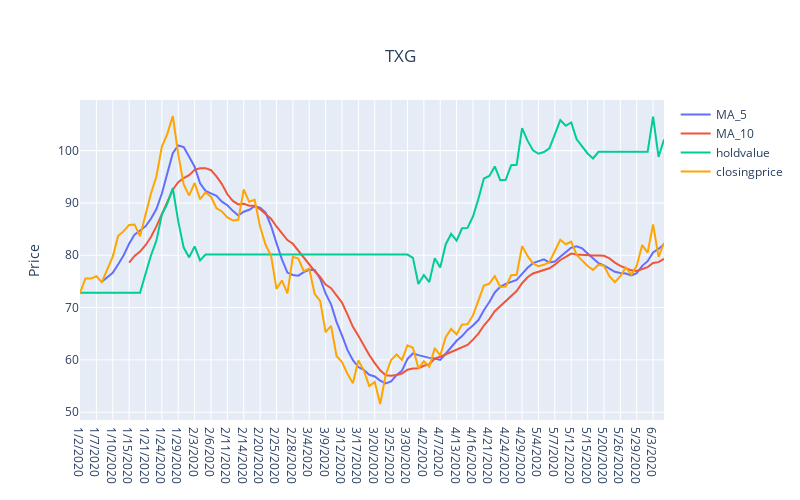

Source (notebook cell):
### Markdown cell above
Plot of hold value for MA5-MA10 trading strategy

### Code cell
ma_fast = 5
ma_slow = 10
SMA_5 = price.rolling(window = ma_fast).mean()
SMA_10 = price.rolling(window = ma_slow).mean()
MA = pd.DataFrame({'MA_5':SMA_5, 'MA_10':SMA_10,'holdingvalue':portfolio_MA,'Date':data_TXG['Date'],'TXG.close':data_TXG['TXG.Close']})

fig = go.Figure()
fig.add_trace(go.Scatter(x = MA['Date'], y = MA['MA_5'], mode = 'lines', name = 'MA_5'))
fig.add_trace(go.Scatter(x = MA['Date'], y = MA['MA_10'], mode = 'lines', name = 'MA_10'))
fig.add_trace(go.Scatter(x = MA['Date'], y = MA['holdingvalue'], mode = 'lines', name = 'holdvalue'))
fig.add_trace(go.Scatter(x = MA['Date'], y = MA['TXG.close'], mode = 'lines', name = 'closingprice', line = dict(color = "orange")))
fig.update_layout(autosize = False, width = 800, height = 500, yaxis_title = "Price",
                 title={'text': "TXG",'y':0.9,'x':0.5,'xanchor': 'center','yanchor': 'top'})
fig.show()
